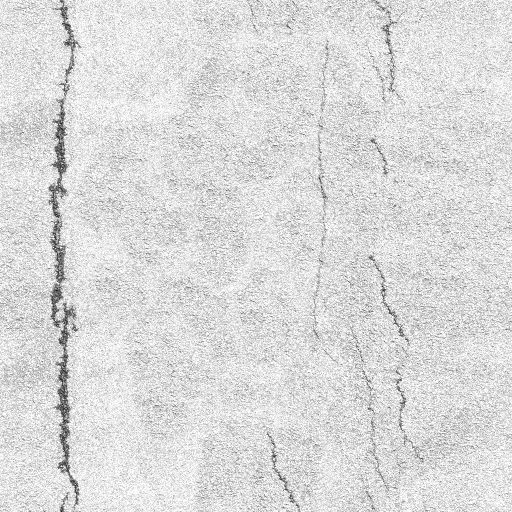
#> input picture output/assets/asphalt-color.jpg, 1024 x 1024 px, given in place of plaster-color.jpg, which was not available (shown at 1/2 size)
$ python enhance_glb.py
#> lines starting #> are read from the running program, lines starting #| are printed output that depends on the picture; pictures that were not available may be replaced by others from this repository, and a replacement may not be noted
"""Embed real PBR maps in all GLBs. UV seams split vertices, never move triangles."""
from pathlib import Path
import sys,json,hashlib,struct
ROOT=Path(__file__).resolve().parents[1];sys.path.insert(0,str(ROOT/'.deps'))
import trimesh as tm,numpy as np
from PIL import Image
from glb_tangents import add_tangents
from glb_util import dedupe_images
ASSETS=ROOT/'output/assets'; maps={}
PROCEDURAL=['facade','porcelain','wetfloor','wetwall','terracotta','subway','zellige','checker','herringbone','oakplank','rattan','boardform']
for kind in ['plaster','wood','linen','leather','concrete','asphalt','grass','brick']+PROCEDURAL:
 color=Image.open(ASSETS/f'{kind}-color.jpg')
#> color is the input picture: PIL image 1024x1024 RGB; min 0, max 255, mean 218.9
 normal=Image.open(ASSETS/f'{kind}-normal.jpg')
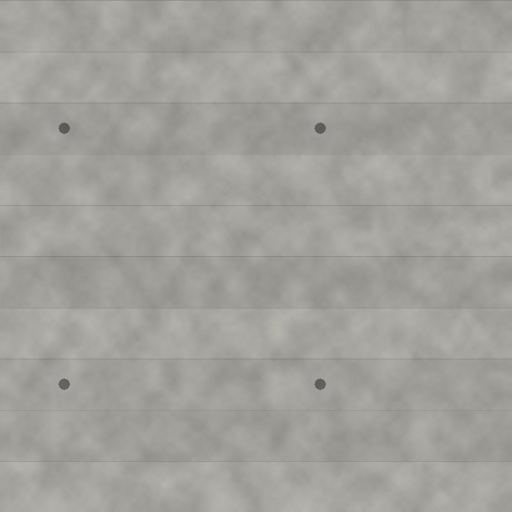
#> input picture output/assets/boardform-color.jpg, 1024 x 1024 px, given in place of plaster-normal.jpg, which was not available (shown at 1/2 size)
#> normal is the input picture: PIL image 1024x1024 RGB; mean R, G, B 161.1, 160.1, 155.1
 rough=Image.open(ASSETS/f'{kind}-roughness.jpg').convert('L').resize((256,256))
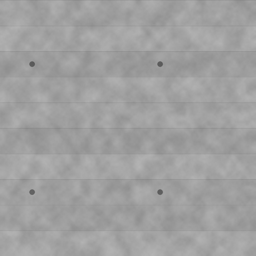
#> rough: PIL image 256x256 L; min 87, max 180, mean 160.1
 orm=Image.merge('RGB',(Image.new('L',rough.size,255),rough,Image.new('L',rough.size,0)))
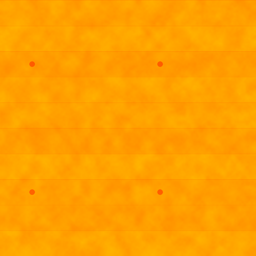
#> orm: PIL image 256x256 RGB; mean R, G, B 255, 160.1, 0
#> (the run stopped early here; a loop or call above may not have finished)
